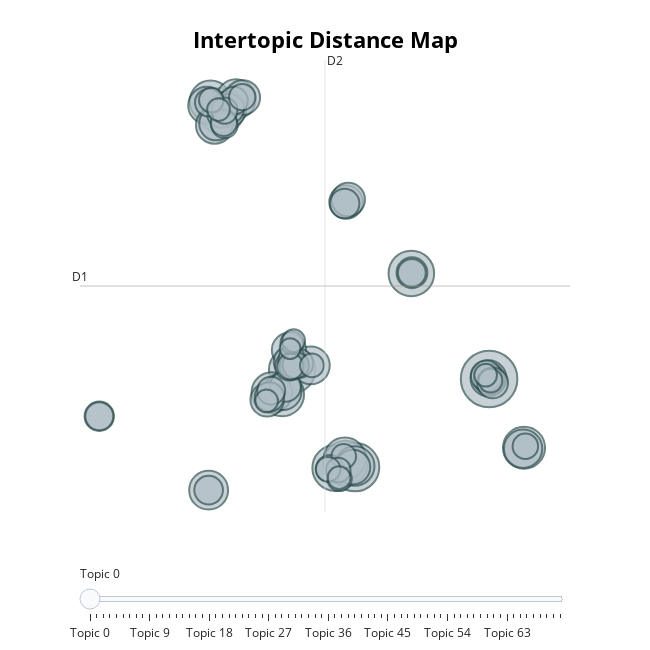

The code cell stored with this chart in its notebook:
### Code cell
topic_model.visualize_topics()
